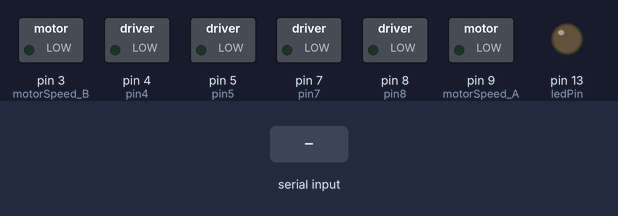
Recording of a sketch running on a simulated Arduino Uno, built with avr-gcc and run on an emulated ATmega328P. Shown: switched loads named in the sketch (green lamp = pin HIGH), output pins drawn as LEDs (lit = HIGH). Inputs (shaded band) come from the test bench.

Above: at 1.2 s.
1.3 s: "g" received over Serial
At 1.7 s:
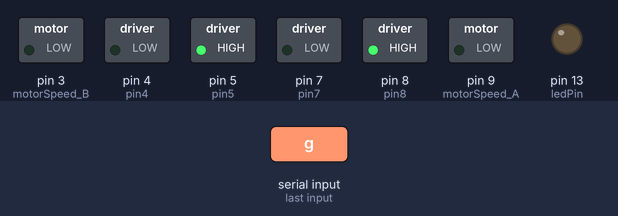
2.8 s: "b" received over Serial
At 4.0 s:
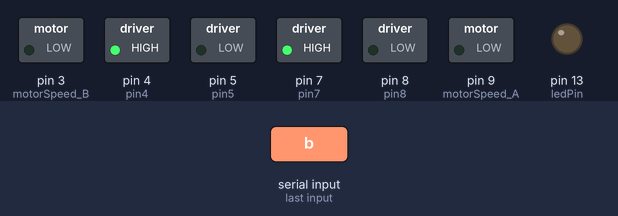
4.3 s: "l" received over Serial
At 5.1 s:
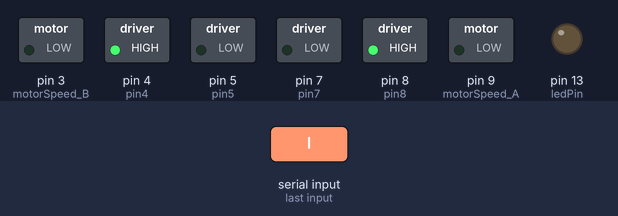
5.8 s: "r" received over Serial
At 6.3 s:
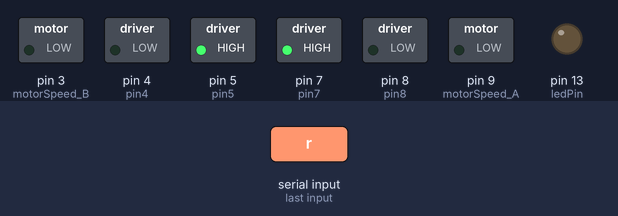
7.3 s: "s" received over Serial
At 8.6 s:
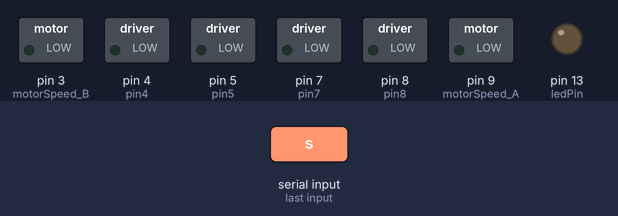
Timing chart, 0 to 9.8 s (numbered marks = the images above; inputs shaded):
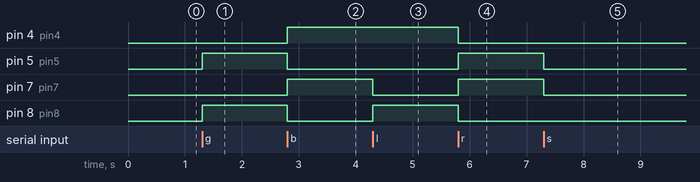

Measured:
- after the input at 1.3 s, pin 5 (pin5), pin 8 (pin8): LOW → HIGH at once
- after the input at 2.8 s, pin 4 (pin4), pin 7 (pin7): LOW → HIGH at once; pin 5 (pin5), pin 8 (pin8): HIGH → LOW at once
- after the input at 4.3 s, pin 7 (pin7): HIGH → LOW at once; pin 8 (pin8): LOW → HIGH at once
- after the input at 5.8 s, pin 4 (pin4), pin 8 (pin8): HIGH → LOW at once; pin 5 (pin5), pin 7 (pin7): LOW → HIGH at once
- after the input at 7.3 s, pin 5 (pin5), pin 7 (pin7): HIGH → LOW at once

The sketch:

bluetooth_demo_5_1.ino
```cpp
int curentSpeed = 0;
char incomingByte;

// Motor A
int motorSpeed_A = 9;
int pin8 = 8;
int pin7 = 7;

// Motor B
int motorSpeed_B = 3;
int pin5 = 5;
int pin4 = 4;

int ledPin = 13;

void setup()
{
  Serial.begin(115200);

  // Set all the motor control pins to outputs
  pinMode(motorSpeed_A, OUTPUT);
  pinMode(motorSpeed_B, OUTPUT);
  pinMode(pin8, OUTPUT);
  pinMode(pin7, OUTPUT);
  pinMode(pin5, OUTPUT);
  pinMode(pin4, OUTPUT);

  pinMode(ledPin, OUTPUT);
}

void goForward()
{
  // This function will run the motors in one direction at a specific speed
  // Turn on motor A
  digitalWrite(pin8, HIGH);
  digitalWrite(pin7, LOW);

  // Turn on motor B
  digitalWrite(pin5, HIGH);
  digitalWrite(pin4, LOW);

  // Set motor speed
  analogWrite(motorSpeed_A, curentSpeed);
  analogWrite(motorSpeed_B, curentSpeed);
}

void goBack()
{
  // This function will run the motors in one direction at a specific speed
  // Turn on motor A
  digitalWrite(pin8, LOW);
  digitalWrite(pin7, HIGH);

  // Turn on motor B
  digitalWrite(pin5, LOW);
  digitalWrite(pin4, HIGH);

  // Set motor speed
  analogWrite(motorSpeed_A, curentSpeed);
  analogWrite(motorSpeed_B, curentSpeed);
}

void stopCar()
{
  // This function will stop the motors
  // Turn on motor A
  digitalWrite(pin8, LOW);
  digitalWrite(pin7, LOW);

  // Turn on motor B
  digitalWrite(pin5, LOW);
  digitalWrite(pin4, LOW);

  // Set motor speed
  analogWrite(motorSpeed_A, 0);
  analogWrite(motorSpeed_B, 0);
}

void left()
{
  // Turn on motor A
  digitalWrite(pin8, HIGH);
  digitalWrite(pin7, LOW);

  // Turn on motor B
  digitalWrite(pin5, LOW);
  digitalWrite(pin4, HIGH);

  // Set motor speed
  analogWrite(motorSpeed_A, curentSpeed);
  analogWrite(motorSpeed_B, curentSpeed);
}

void right()
{
  // Turn on motor A
  digitalWrite(pin8, LOW);
  digitalWrite(pin7, HIGH);

  // Turn on motor B
  digitalWrite(pin5, HIGH);
  digitalWrite(pin4, LOW);

  // Set motor speed
  analogWrite(motorSpeed_A, curentSpeed);
  analogWrite(motorSpeed_B, curentSpeed);
}

void loop()
{
  if (Serial.available() > 0)
  {
    // read the incoming byte:
    incomingByte = Serial.read();

    //Serial.print("Received input bytes:");
    //Serial.println(incomingByte, DEC);
    //Serial.flush();

    if(incomingByte == 's')
    {
      stopCar();
      //Serial.println("OFF");
    }
    else if(incomingByte == 'g')
    {
      goForward();
      //Serial.println("GO");
    }
    else if(incomingByte == 'b')
    {
      goBack();
      //Serial.println("BACK");
    }
    else if(incomingByte == 'l')
    {
      left();
      //Serial.println("LEFT");
    }
    else if(incomingByte == 'r')
    {
      right();
      //Serial.println("RIGHT");
    }
    else if(incomingByte == '0')
    {
      curentSpeed = 0;
      //Serial.println("SPEED: 0");
    }
    else if(incomingByte == '1')
    {
      curentSpeed = 25;
      //Serial.println("SPEED: 1");
    }
    else if(incomingByte == '2')
    {
      curentSpeed = 50;
      //Serial.println("SPEED: 2");
    }
    else if(incomingByte == '3')
    {
      curentSpeed = 75;
      //Serial.println("SPEED: 3");
    }
    else if(incomingByte == '4')
    {
      curentSpeed = 100;
      //Serial.println("SPEED: 4");
    }
    else if(incomingByte == '5')
    {
      curentSpeed = 125;
      //Serial.println("SPEED: 5");
    }
    else if(incomingByte == '6')
    {
      curentSpeed = 150;
      //Serial.println("SPEED: 6");
    }
    else if(incomingByte == '7')
    {
      curentSpeed = 175;
      //Serial.println("SPEED: 7");
    }
    else if(incomingByte == '8')
    {
      curentSpeed = 200;
      //Serial.println("SPEED: 8");
    }
    else if(incomingByte == '9')
    {
      curentSpeed = 225;
      //Serial.println("SPEED: 9");
    }
    else
    {
      stopCar();
      //Serial.println("OFF");
    }
  }
}
```
